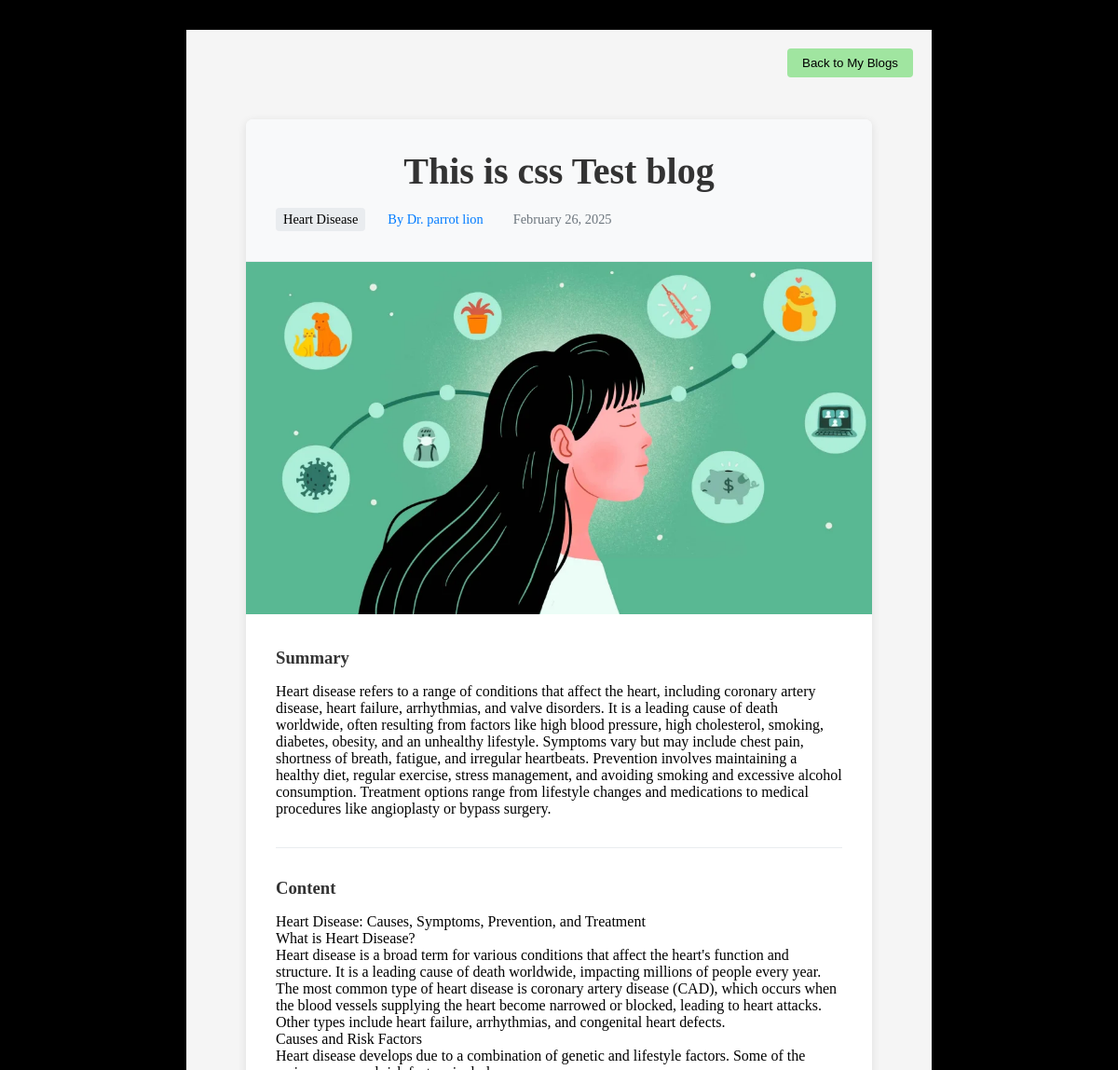
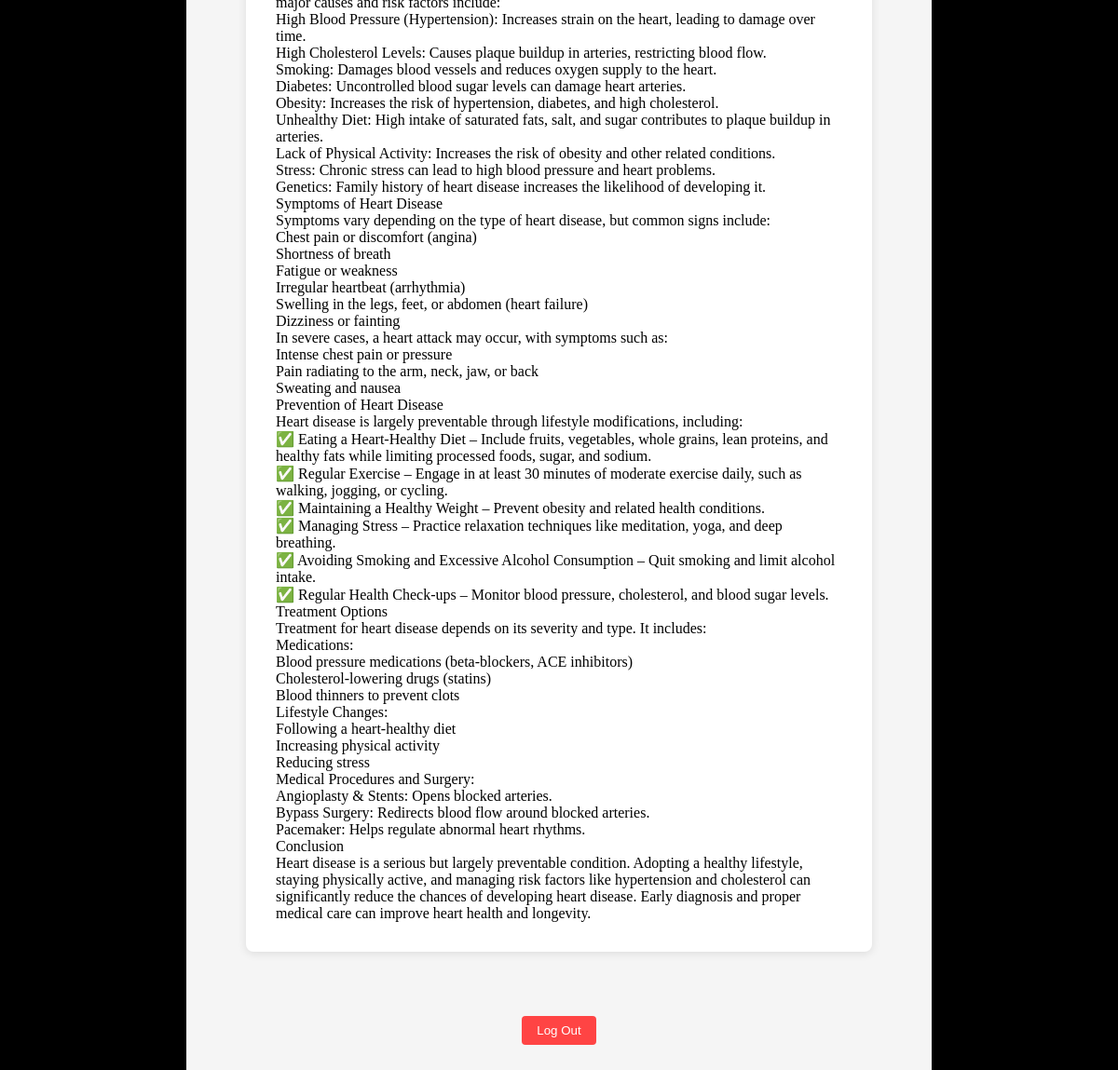
Page /blog/2/ (signed in) on the committed database (2 pictures, top to bottom).
### task1/models.py (models this page shows, shortened)
class BlogPost(models.Model):
    CATEGORIES = [
        ('mental_health', 'Mental Health'),
        ('heart_disease', 'Heart Disease'),
        ('covid19', 'Covid-19'),
        ('immunization', 'Immunization'),
    ]
    doctor = models.ForeignKey(Doctor, on_delete=models.CASCADE)
    title = models.CharField(max_length=200)
    image = models.ImageField(upload_to='blog_images/')
    category = models.CharField(max_length=50, choices=CATEGORIES)
    summary = models.TextField()
    content = models.TextField()
    is_draft = models.BooleanField(default=False)
    created_at = models.DateTimeField(auto_now_add=True)
    updated_at = models.DateTimeField(auto_now=True)
    class Meta:
        ordering = ['-created_at']

class Doctor(models.Model):
    user_profile = models.OneToOneField(UserProfile, on_delete=models.CASCADE)

class UserProfile(models.Model):
    user = models.OneToOneField(User, on_delete=models.CASCADE)
    profile_picture = models.ImageField(upload_to='profile_pictures/')
    address_line1 = models.CharField(max_length=255)
    city = models.CharField(max_length=100)
    state = models.CharField(max_length=100)
    pincode = models.CharField(max_length=10)
    user_type = models.CharField(max_length=10, choices=[
        ('patient', 'Patient'),
        ('doctor', 'Doctor')
    ])

### task1/views.py (the view)
# urls.py: path('blog/<int:post_id>/', views.blog_detail, name='blog_detail'),
@login_required
def blog_detail(request, post_id):
    post = BlogPost.objects.get(pk=post_id)
    if post.is_draft and (
        request.user.userprofile.user_type != 'doctor' or
        post.doctor.user_profile.user != request.user
    ):
        return redirect('index')
    return render(request, 'task1/blog_detail.html', {'post': post})

### task1/templates/task1/blog_detail.html (shortened to what this page needs)
<!DOCTYPE html>
<html lang="en">
<head>
    {% load static %}
    <link rel="stylesheet" href="{% static 'task1/index.css' %}">
</head>
<body>
    <section>
        <div class="top-nav">
            {% if user.userprofile.user_type == 'doctor' %}
                <button class="blog-btn"><a href="{% url 'my_blog' %}">Back to My Blogs</a></button>
            {% else %}
                <button class="blog-btn"><a href="{% url 'all_posts' %}">Back to All Posts</a></button>
            {% endif %}
        </div>
        <div class="blog-detail-container">
            <article class="blog-detail">
                <header class="blog-detail-header">
                    <h1>{{ post.title }}</h1>
                    <div class="blog-meta">
                        <span class="category">{{ post.get_category_display }}</span>
                        <span class="author">By Dr. {{ post.doctor.user_profile.user.get_full_name }}</span>
                        <span class="date">{{ post.created_at|date:"F j, Y" }}</span>
                    </div>
                </header>
                <div class="blog-detail-image">
                    <img src="{{ post.image.url }}" alt="{{ post.title }}">
                </div>
                <div class="blog-detail-content">
                    <div class="summary">
                        <h3>Summary</h3>
                        <p>{{ post.summary }}</p>
                    </div>
                    <div class="content">
                        <h3>Content</h3>
                        {{ post.content|linebreaks }}
                    </div>
                </div>
            </article>
        </div>
        <div class="logout">
            <button><a href="{% url 'logout' %}">Log Out</a></button>
        </div>
    </section>
</body>
</html>

### task1/static/task1/index.css (style rules this page uses)
* { margin: 0; padding: 0; box-sizing: border-box; list-style: none; }
body { background-color: black; }
section { width: 800px; min-height: 600px; background-color: #f5f5f5; margin: 2rem auto; position: relative; padding: 2rem; left: 0; }
h1 { background-color: rgb(233, 61, 61); width: 100%; height: 90px; font-size: 30px; text-align: center; position: relative; margin-top: 10px; }
.logout { position: relative; width: 100%; height: 40px; background-color: transparent; display: flex; justify-content: center; align-items: center; margin-top: 1rem; bottom: 0; }
button { background-color: rgb(160, 229, 160); }
a { text-decoration: none; }
.logout button { padding: 0.5rem 1rem; background-color: #ff4444; border: none; border-radius: 4px; cursor: pointer; transition: background-color 0.3s; }
.logout button a { color: white; text-decoration: none; }
.top-nav { position: absolute; top: 20px; right: 20px; }
.blog-btn { background-color: rgb(160, 229, 160); padding: 0.5rem 1rem; border: none; border-radius: 4px; cursor: pointer; }
.blog-btn a { color: black; text-decoration: none; }
.blog-detail-container { max-width: 800px; margin: 2rem auto; padding: 2rem; }
.blog-detail { background-color: #fff; border-radius: 8px; box-shadow: 0 2px 10px rgba(0,0,0,0.1); overflow: hidden; }
.blog-detail-header { padding: 2rem; background-color: #f8f9fa; border-bottom: 1px solid #e9ecef; }
.blog-detail-header h1 { margin: 0; color: #333; font-size: 2.5rem; background-color: transparent; height: auto; }
.blog-meta { margin-top: 1rem; display: flex; gap: 1rem; flex-wrap: wrap; }
.blog-meta span { padding: 0.25rem 0.5rem; border-radius: 4px; font-size: 0.9rem; }
.blog-meta .category { background-color: #e9ecef; }
.blog-meta .author { color: #007bff; }
.blog-meta .date { color: #6c757d; }
.blog-detail-image { width: 100%; max-height: 500px; overflow: hidden; }
.blog-detail-image img { width: 100%; height: 100%; object-fit: cover; }
.blog-detail-content { padding: 2rem; }
.blog-detail-content .summary { margin-bottom: 2rem; padding-bottom: 2rem; border-bottom: 1px solid #e9ecef; }
.blog-detail-content h3 { color: #333; margin-bottom: 1rem; }

### rows in the picture
BlogPost: title "This is css Test blog", category "Heart Disease", doctor.user_profile.user.get_full_name "parrot lion", created_at "February 26, 2025", image (picture), summary "Heart disease refers to a range of conditions that affect the heart, including coronary artery disease, heart failure, arrhythmias, and valve disorders. It is a leading cause of death worldwide, often resulting from factors like high blood pressure, high cholesterol, smoking, diabetes, obesity, and an unhealthy lifestyle. Symptoms vary but may include chest pain, shortness of breath, fatigue, and irregular heartbeats. Prevention involves maintaining a healthy diet, regular exercise, stress management, and avoiding smoking and excessive alcohol consumption. Treatment options range from lifestyle changes and medications to medical procedures like angioplasty or bypass surgery.", content "Heart Disease: Causes, Symptoms, Prevention, and Treatment What is Heart Disease? Heart disease is a broad term for various conditions that affect the heart's function and structure. It is a leading cause of death worldwide, impacting millions of people every year. The most common type of heart disease is coronary artery disease (CAD), which occurs when the blood vessels supplying the heart become narrowed or blocked, leading to heart attacks. Other types include heart failure, arrhythmias, and congenital heart defects. Causes and Risk Factors Heart disease develops due to a combination of genetic and lifestyle factors. Some of the major causes and risk factors include: High Blood Pressure…"
